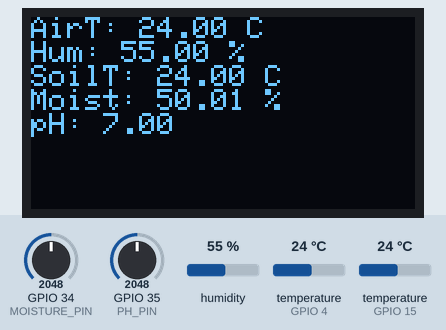
Simulated run of this sketch. Board: ESP32. On the bench: 128×64 one-colour display. Inputs (shaded band) come from the test bench; at power-on: humidity 55 %, temperature (sensors on GPIO 4, GPIO 15) 24 °C, GPIO 34 (MOISTURE_PIN) = 2048, GPIO 35 (PH_PIN) = 2048. What the sketch prints to the serial monitor is not drawn.

Above: at 3.4 s.
3.5 s: humidity set to 22 %
At 6.7 s:
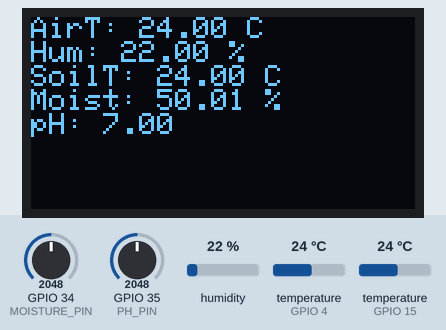
7.1 s: temperature (sensor on GPIO 4) set to 12 °C
At 8.9 s:
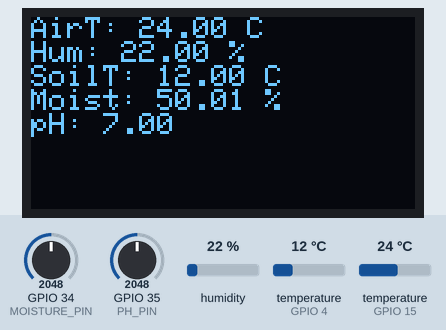
10.7 s: GPIO 34 (MOISTURE_PIN) set to 2866
At 12.2 s:
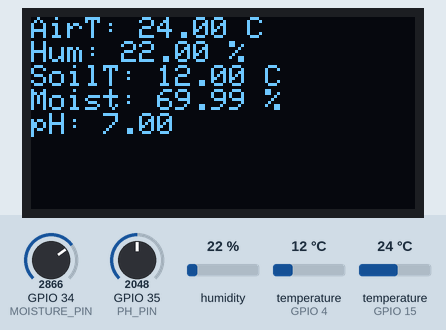
14.3 s: GPIO 35 (PH_PIN) set to 2866
At 17.7 s:
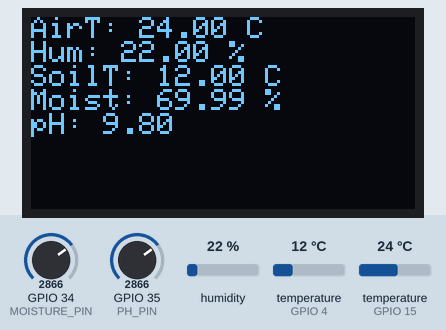
18.3 s: temperature (sensor on GPIO 15) set to 12 °C
At 21.0 s:
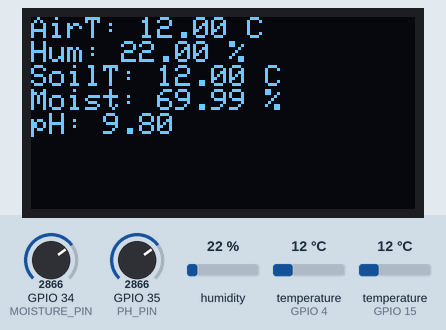
21.9 s: temperature (sensor on GPIO 4) set to 19 °C
Timing chart, 0 to 24.9 s (numbered marks = the images above; inputs shaded):
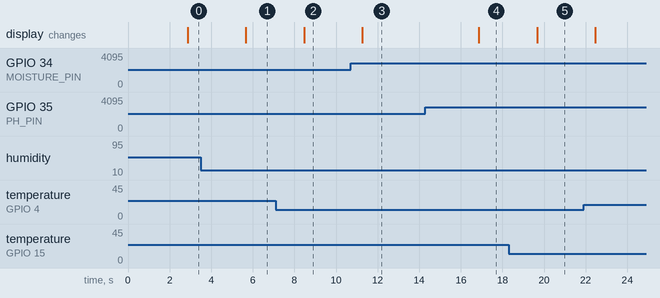

Measured:
- after the input at 3.5 s, the display: changes after 2.2 s (image 1)
- after the input at 7.1 s, the display: changes after 1.4 s (image 2)
- after the input at 10.7 s, the display: changes after 0.57 s (image 3)
- after the input at 14.3 s, the display: changes after 2.6 s (image 4)
- after the input at 18.3 s, the display: changes after 1.4 s (image 5)

The sketch:

sketch.ino
```cpp
#include <Wire.h>
#include <Adafruit_GFX.h>
#include <Adafruit_SSD1306.h>

#include <DHT.h>
#include <OneWire.h>
#include <DallasTemperature.h>

// ---------------- OLED ----------------
#define SCREEN_WIDTH 128
#define SCREEN_HEIGHT 64

Adafruit_SSD1306 display(SCREEN_WIDTH, SCREEN_HEIGHT, &Wire, -1);

// ---------------- DHT22 ----------------
#define DHTPIN 15
#define DHTTYPE DHT22

// ---------------- Other Sensors ----------------
#define ONE_WIRE_BUS 4
#define MOISTURE_PIN 34
#define PH_PIN 35

DHT dht(DHTPIN, DHTTYPE);

OneWire oneWire(ONE_WIRE_BUS);
DallasTemperature sensors(&oneWire);

void setup() {

  Serial.begin(115200);

  // Start sensors
  dht.begin();
  sensors.begin();

  // Start OLED
  if(!display.begin(SSD1306_SWITCHCAPVCC, 0x3C)) {
    Serial.println("OLED failed");
    while(true);
  }

  // OLED startup message
  display.clearDisplay();
  display.setTextSize(1);
  display.setTextColor(WHITE);

  display.setCursor(0,0);
  display.println("IoT System");
  display.println("Starting...");
  display.display();

  delay(2000);
}

void loop() {

  // ----- DHT22 -----
  float temp = dht.readTemperature();
  float humidity = dht.readHumidity();

  // ----- DS18B20 -----
  sensors.requestTemperatures();
  float soilTemp = sensors.getTempCByIndex(0);

  // ----- Analog Sensors -----
  int moistureRaw = analogRead(MOISTURE_PIN);
  int phRaw = analogRead(PH_PIN);

  // ----- Convert Values -----
  float moisture = (moistureRaw / 4095.0) * 100.0;
  float ph = (phRaw / 4095.0) * 14.0;

  // ----- SERIAL MONITOR -----
  Serial.println("------ SENSOR DATA ------");

  Serial.print("Air Temp: ");
  Serial.print(temp);
  Serial.println(" °C");

  Serial.print("Humidity: ");
  Serial.print(humidity);
  Serial.println(" %");

  Serial.print("Soil Temp: ");
  Serial.print(soilTemp);
  Serial.println(" °C");

  Serial.print("Moisture: ");
  Serial.print(moisture);
  Serial.println(" %");

  Serial.print("pH: ");
  Serial.println(ph);

  Serial.println();

  // ----- OLED DISPLAY -----
  display.clearDisplay();

  display.setCursor(0,0);

  display.print("AirT: ");
  display.print(temp);
  display.println(" C");

  display.print("Hum: ");
  display.print(humidity);
  display.println(" %");

  display.print("SoilT: ");
  display.print(soilTemp);
  display.println(" C");

  display.print("Moist: ");
  display.print(moisture);
  display.println(" %");

  display.print("pH: ");
  display.println(ph);

  display.display();

  delay(2000);
}
```
